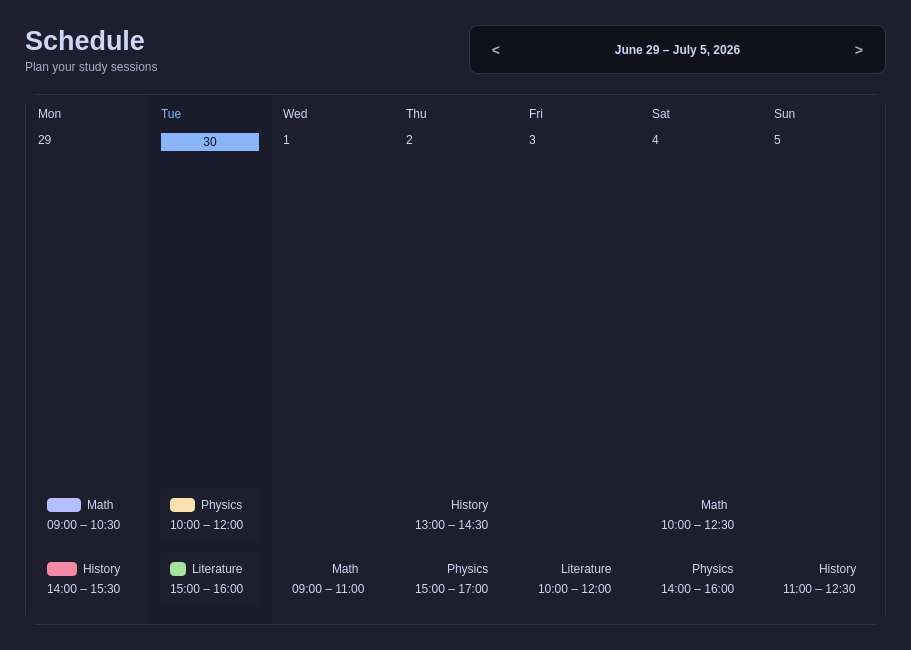
<?xml version="1.0" encoding="UTF-8"?>
<ui version="4.0">
 <class>page_calendar</class>
 <widget class="QWidget" name="page_calendar">
  <property name="geometry">
   <rect>
    <x>0</x>
    <y>0</y>
    <width>911</width>
    <height>650</height>
   </rect>
  </property>
  <property name="windowTitle">
   <string>Schedule Management</string>
  </property>
  <property name="styleSheet">
   <string>
    QWidget {
        background-color: #1e1e2e;
        font-family: 'Segoe UI', Arial, sans-serif;
        color: #cdd6f4;
    }
    QLabel {
        background: transparent;
    }
    /* Header Area styling */
    #labelTitle {
        color: #cdd6f4;
    }
    #labelSubtitle {
        color: #a6adc8;
    }

    /* Navigation Bar Container */
    #navContainer {
        background-color: #11111b;
        border: 1px solid #313244;
        border-radius: 8px;
    }
    #buttonPrevWeek, #buttonNextWeek {
        background-color: transparent;
        color: #a6adc8;
        border: none;
        font-size: 14px;
        font-weight: bold;
    }
    #buttonPrevWeek:hover, #buttonNextWeek:hover {
        color: #89b4fa;
    }
    #labelDateRange {
        color: #cdd6f4;
        font-weight: bold;
    }

    /* Column Container Framing */
    .QFrame[objectName^="col"] {
        border-right: 1px solid #313244;
        background-color: transparent;
    }
    #colSun {
        border-right: none; /* Drop last right border line */
    }
    #colTue {
        background-color: rgba(137, 180, 250, 0.03); /* Subtle active tracking glow tint */
    }

    /* Day Labels Header Area */
    .QLabel[objectName^="lblDayName"] {
        color: #a6adc8;
        font-size: 11px;
        font-weight: bold;
        text-transform: uppercase;
    }
    #lblDayNameTue {
        color: #89b4fa; /* Accent active track day text */
    }
    .QLabel[objectName^="lblDayNum"] {
        color: #cdd6f4;
        font-size: 18px;
        font-weight: bold;
    }

    /* Active Circle Badge Design for Current Date */
    #lblDayNumTue {
        color: #11111b;
        background-color: #89b4fa;
        border-radius: 14px;
        padding: 2px;
    }

    /* Event Scheduler Cards Layout rules */
    .QFrame[objectName^="card"] {
        background-color: #181825;
        border: 1px solid #313244;
        border-radius: 8px;
    }
    .QFrame[objectName^="card"]:hover {
        border: 1px solid #45475a;
        background-color: #252538;
    }
    .QLabel[objectName^="cardTitle"] {
        color: #cdd6f4;
        font-weight: bold;
        font-size: 13px;
    }
    .QLabel[objectName^="cardTime"] {
        color: #a6adc8;
        font-size: 11px;
    }

    /* Catppuccin Dot Badges Category Codes */
    #dotMath { background-color: #b4befe; border-radius: 4px; }
    #dotPhysics { background-color: #f9e2af; border-radius: 4px; }
    #dotHistory { background-color: #f38ba8; border-radius: 4px; }
    #dotLiterature { background-color: #a6e3a1; border-radius: 4px; }
   </string>
  </property>

  <layout class="QVBoxLayout" name="mainLayout">
   <property name="spacing"><number>20</number></property>
   <property name="leftMargin"><number>25</number></property>
   <property name="topMargin"><number>25</number></property>
   <property name="rightMargin"><number>25</number></property>
   <property name="bottomMargin"><number>25</number></property>

   <item>
    <layout class="QHBoxLayout" name="headerLayout">
     <item>
      <layout class="QVBoxLayout" name="titleTextLayout">
       <property name="spacing"><number>4</number></property>
       <item>
        <widget class="QLabel" name="labelTitle">
         <property name="font"><font><pointsize>20</pointsize><bold>true</bold></font></property>
         <property name="text"><string>Schedule</string></property>
        </widget>
       </item>
       <item>
        <widget class="QLabel" name="labelSubtitle">
         <property name="text"><string>Plan your study sessions</string></property>
        </widget>
       </item>
      </layout>
     </item>
     <item><spacer name="headerSpacer"><property name="orientation"><enum>Qt::Horizontal</enum></property></spacer></item>
     <item>
      <widget class="QWidget" name="navContainer" native="true">
       <layout class="QHBoxLayout" name="navLayout">
        <property name="spacing"><number>15</number></property>
        <property name="leftMargin"><number>12</number></property>
        <property name="topMargin"><number>6</number></property>
        <property name="rightMargin"><number>12</number></property>
        <property name="bottomMargin"><number>6</number></property>
        <item>
         <widget class="QPushButton" name="buttonPrevWeek">
          <property name="maximumSize"><size><width>30</width><height>25</height></size></property>
          <property name="text"><string>&lt;</string></property>
         </widget>
        </item>
        <item>
         <widget class="QLabel" name="labelDateRange">
          <property name="text"><string>June 29 – July 5, 2026</string></property>
          <property name="alignment"><set>Qt::AlignCenter</set></property>
         </widget>
        </item>
        <item>
         <widget class="QPushButton" name="buttonNextWeek">
          <property name="maximumSize"><size><width>30</width><height>25</height></size></property>
          <property name="text"><string>&gt;</string></property>
         </widget>
        </item>
       </layout>
      </widget>
     </item>
    </layout>
   </item>

   <item>
    <widget class="QFrame" name="calendarGridFrame">
     <property name="styleSheet">
      <string>#calendarGridFrame { border: 1px solid #313244; border-radius: 12px; background-color: #181825; }</string>
     </property>
     <layout class="QHBoxLayout" name="gridHorizontalLayout">
      <property name="spacing"><number>0</number></property>
      <property name="leftMargin"><number>0</number></property>
      <property name="topMargin"><number>0</number></property>
      <property name="rightMargin"><number>0</number></property>
      <property name="bottomMargin"><number>0</number></property>

      <item>
       <widget class="QFrame" name="colMon">
        <layout class="QVBoxLayout" name="layoutMon">
         <property name="spacing"><number>12</number></property>
         <property name="leftMargin"><number>12</number></property>
         <property name="topMargin"><number>12</number></property>
         <property name="rightMargin"><number>12</number></property>
         <property name="bottomMargin"><number>12</number></property>
         <item align="Qt::AlignHCenter">
          <widget class="QLabel" name="lblDayNameMon"><property name="text"><string>Mon</string></property></widget>
         </item>
         <item align="Qt::AlignHCenter">
          <widget class="QLabel" name="lblDayNumMon"><property name="text"><string>29</string></property></widget>
         </item>
         <item><spacer name="spMonHead"><property name="orientation"><enum>Qt::Vertical</enum></property><property name="sizeHint" stdset="0"><size><width>20</width><height>10</height></size></property></spacer></item>
         <item>
          <widget class="QFrame" name="cardMon1">
           <layout class="QVBoxLayout" name="lCardMon1">
            <item><layout class="QHBoxLayout"><item><widget class="QWidget" name="dotMath"><property name="fixedSize"><size><width>8</width><height>8</height></size></property></widget></item><item><widget class="QLabel" name="cardTitleMon1"><property name="text"><string>Math</string></property></widget></item><item><spacer name="s"><property name="orientation"><enum>Qt::Horizontal</enum></property></spacer></item></layout></item>
            <item><widget class="QLabel" name="cardTimeMon1"><property name="text"><string>09:00 – 10:30</string></property></widget></item>
           </layout>
          </widget>
         </item>
         <item>
          <widget class="QFrame" name="cardMon2">
           <layout class="QVBoxLayout" name="lCardMon2">
            <item><layout class="QHBoxLayout"><item><widget class="QWidget" name="dotHistory"><property name="fixedSize"><size><width>8</width><height>8</height></size></property></widget></item><item><widget class="QLabel" name="cardTitleMon2"><property name="text"><string>History</string></property></widget></item><item><spacer name="s"><property name="orientation"><enum>Qt::Horizontal</enum></property></spacer></item></layout></item>
            <item><widget class="QLabel" name="cardTimeMon2"><property name="text"><string>14:00 – 15:30</string></property></widget></item>
           </layout>
          </widget>
         </item>
         <item><spacer name="spMonFoot"><property name="orientation"><enum>Qt::Vertical</enum></property></spacer></item>
        </layout>
       </widget>
      </item>

      <item>
       <widget class="QFrame" name="colTue">
        <layout class="QVBoxLayout" name="layoutTue">
         <property name="spacing"><number>12</number></property>
         <property name="leftMargin"><number>12</number></property>
         <property name="topMargin"><number>12</number></property>
         <property name="rightMargin"><number>12</number></property>
         <property name="bottomMargin"><number>12</number></property>
         <item align="Qt::AlignHCenter">
          <widget class="QLabel" name="lblDayNameTue"><property name="text"><string>Tue</string></property></widget>
         </item>
         <item align="Qt::AlignHCenter">
          <widget class="QLabel" name="lblDayNumTue">
           <property name="fixedSize"><size><width>28</width><height>28</height></size></property>
           <property name="text"><string>30</string></property>
           <property name="alignment"><set>Qt::AlignCenter</set></property>
          </widget>
         </item>
         <item><spacer name="spTueHead"><property name="orientation"><enum>Qt::Vertical</enum></property><property name="sizeHint" stdset="0"><size><width>20</width><height>10</height></size></property></spacer></item>
         <item>
          <widget class="QFrame" name="cardTue1">
           <layout class="QVBoxLayout" name="lCardTue1">
            <item><layout class="QHBoxLayout"><item><widget class="QWidget" name="dotPhysics"><property name="fixedSize"><size><width>8</width><height>8</height></size></property></widget></item><item><widget class="QLabel" name="cardTitleTue1"><property name="text"><string>Physics</string></property></widget></item><item><spacer name="s"><property name="orientation"><enum>Qt::Horizontal</enum></property></spacer></item></layout></item>
            <item><widget class="QLabel" name="cardTimeTue1"><property name="text"><string>10:00 – 12:00</string></property></widget></item>
           </layout>
          </widget>
         </item>
         <item>
          <widget class="QFrame" name="cardTue2">
           <layout class="QVBoxLayout" name="lCardTue2">
            <item><layout class="QHBoxLayout"><item><widget class="QWidget" name="dotLiterature"><property name="fixedSize"><size><width>8</width><height>8</height></size></property></widget></item><item><widget class="QLabel" name="cardTitleTue2"><property name="text"><string>Literature</string></property></widget></item><item><spacer name="s"><property name="orientation"><enum>Qt::Horizontal</enum></property></spacer></item></layout></item>
            <item><widget class="QLabel" name="cardTimeTue2"><property name="text"><string>15:00 – 16:00</string></property></widget></item>
           </layout>
          </widget>
         </item>
         <item><spacer name="spTueFoot"><property name="orientation"><enum>Qt::Vertical</enum></property></spacer></item>
        </layout>
       </widget>
      </item>

      <item>
       <widget class="QFrame" name="colWed">
        <layout class="QVBoxLayout" name="layoutWed">
         <property name="spacing"><number>12</number></property>
         <property name="leftMargin"><number>12</number></property>
         <property name="topMargin"><number>12</number></property>
         <property name="rightMargin"><number>12</number></property>
         <property name="bottomMargin"><number>12</number></property>
         <item align="Qt::AlignHCenter">
          <widget class="QLabel" name="lblDayNameWed"><property name="text"><string>Wed</string></property></widget>
         </item>
         <item align="Qt::AlignHCenter">
          <widget class="QLabel" name="lblDayNumWed"><property name="text"><string>1</string></property></widget>
         </item>
         <item><spacer name="spWedHead"><property name="orientation"><enum>Qt::Vertical</enum></property><property name="sizeHint" stdset="0"><size><width>20</width><height>10</height></size></property></spacer></item>
         <item>
          <widget class="QFrame" name="cardWed1">
           <layout class="QVBoxLayout" name="lCardWed1">
            <item><layout class="QHBoxLayout"><item><widget class="QWidget" name="dotMath"><property name="fixedSize"><size><width>8</width><height>8</height></size></property></widget></item><item><widget class="QLabel" name="cardTitleWed1"><property name="text"><string>Math</string></property></widget></item><item><spacer name="s"><property name="orientation"><enum>Qt::Horizontal</enum></property></spacer></item></layout></item>
            <item><widget class="QLabel" name="cardTimeWed1"><property name="text"><string>09:00 – 11:00</string></property></widget></item>
           </layout>
          </widget>
         </item>
         <item><spacer name="spWedFoot"><property name="orientation"><enum>Qt::Vertical</enum></property></spacer></item>
        </layout>
       </widget>
      </item>

      <item>
       <widget class="QFrame" name="colThu">
        <layout class="QVBoxLayout" name="layoutThu">
         <property name="spacing"><number>12</number></property>
         <property name="leftMargin"><number>12</number></property>
         <property name="topMargin"><number>12</number></property>
         <property name="rightMargin"><number>12</number></property>
         <property name="bottomMargin"><number>12</number></property>
         <item align="Qt::AlignHCenter">
          <widget class="QLabel" name="lblDayNameThu"><property name="text"><string>Thu</string></property></widget>
         </item>
         <item align="Qt::AlignHCenter">
          <widget class="QLabel" name="lblDayNumThu"><property name="text"><string>2</string></property></widget>
         </item>
         <item><spacer name="spThuHead"><property name="orientation"><enum>Qt::Vertical</enum></property><property name="sizeHint" stdset="0"><size><width>20</width><height>10</height></size></property></spacer></item>
         <item>
          <widget class="QFrame" name="cardThu1">
           <layout class="QVBoxLayout" name="lCardThu1">
            <item><layout class="QHBoxLayout"><item><widget class="QWidget" name="dotHistory"><property name="fixedSize"><size><width>8</width><height>8</height></size></property></widget></item><item><widget class="QLabel" name="cardTitleThu1"><property name="text"><string>History</string></property></widget></item><item><spacer name="s"><property name="orientation"><enum>Qt::Horizontal</enum></property></spacer></item></layout></item>
            <item><widget class="QLabel" name="cardTimeThu1"><property name="text"><string>13:00 – 14:30</string></property></widget></item>
           </layout>
          </widget>
         </item>
         <item>
          <widget class="QFrame" name="cardThu2">
           <layout class="QVBoxLayout" name="lCardThu2">
            <item><layout class="QHBoxLayout"><item><widget class="QWidget" name="dotPhysics"><property name="fixedSize"><size><width>8</width><height>8</height></size></property></widget></item><item><widget class="QLabel" name="cardTitleThu2"><property name="text"><string>Physics</string></property></widget></item><item><spacer name="s"><property name="orientation"><enum>Qt::Horizontal</enum></property></spacer></item></layout></item>
            <item><widget class="QLabel" name="cardTimeThu2"><property name="text"><string>15:00 – 17:00</string></property></widget></item>
           </layout>
          </widget>
         </item>
         <item><spacer name="spThuFoot"><property name="orientation"><enum>Qt::Vertical</enum></property></spacer></item>
        </layout>
       </widget>
      </item>

      <item>
       <widget class="QFrame" name="colFri">
        <layout class="QVBoxLayout" name="layoutFri">
         <property name="spacing"><number>12</number></property>
         <property name="leftMargin"><number>12</number></property>
         <property name="topMargin"><number>12</number></property>
         <property name="rightMargin"><number>12</number></property>
         <property name="bottomMargin"><number>12</number></property>
         <item align="Qt::AlignHCenter">
          <widget class="QLabel" name="lblDayNameFri"><property name="text"><string>Fri</string></property></widget>
         </item>
         <item align="Qt::AlignHCenter">
          <widget class="QLabel" name="lblDayNumFri"><property name="text"><string>3</string></property></widget>
         </item>
         <item><spacer name="spFriHead"><property name="orientation"><enum>Qt::Vertical</enum></property><property name="sizeHint" stdset="0"><size><width>20</width><height>10</height></size></property></spacer></item>
         <item>
          <widget class="QFrame" name="cardFri1">
           <layout class="QVBoxLayout" name="lCardFri1">
            <item><layout class="QHBoxLayout"><item><widget class="QWidget" name="dotLiterature"><property name="fixedSize"><size><width>8</width><height>8</height></size></property></widget></item><item><widget class="QLabel" name="cardTitleFri1"><property name="text"><string>Literature</string></property></widget></item><item><spacer name="s"><property name="orientation"><enum>Qt::Horizontal</enum></property></spacer></item></layout></item>
            <item><widget class="QLabel" name="cardTimeFri1"><property name="text"><string>10:00 – 12:00</string></property></widget></item>
           </layout>
          </widget>
         </item>
         <item><spacer name="spFriFoot"><property name="orientation"><enum>Qt::Vertical</enum></property></spacer></item>
        </layout>
       </widget>
      </item>

      <item>
       <widget class="QFrame" name="colSat">
        <layout class="QVBoxLayout" name="layoutSat">
         <property name="spacing"><number>12</number></property>
         <property name="leftMargin"><number>12</number></property>
         <property name="topMargin"><number>12</number></property>
         <property name="rightMargin"><number>12</number></property>
         <property name="bottomMargin"><number>12</number></property>
         <item align="Qt::AlignHCenter">
          <widget class="QLabel" name="lblDayNameSat"><property name="text"><string>Sat</string></property></widget>
         </item>
         <item align="Qt::AlignHCenter">
          <widget class="QLabel" name="lblDayNumSat"><property name="text"><string>4</string></property></widget>
         </item>
         <item><spacer name="spSatHead"><property name="orientation"><enum>Qt::Vertical</enum></property><property name="sizeHint" stdset="0"><size><width>20</width><height>10</height></size></property></spacer></item>
         <item>
          <widget class="QFrame" name="cardSat1">
           <layout class="QVBoxLayout" name="lCardSat1">
            <item><layout class="QHBoxLayout"><item><widget class="QWidget" name="dotMath"><property name="fixedSize"><size><width>8</width><height>8</height></size></property></widget></item><item><widget class="QLabel" name="cardTitleSat1"><property name="text"><string>Math</string></property></widget></item><item><spacer name="s"><property name="orientation"><enum>Qt::Horizontal</enum></property></spacer></item></layout></item>
            <item><widget class="QLabel" name="cardTimeSat1"><property name="text"><string>10:00 – 12:30</string></property></widget></item>
           </layout>
          </widget>
         </item>
         <item>
          <widget class="QFrame" name="cardSat2">
           <layout class="QVBoxLayout" name="lCardSat2">
            <item><layout class="QHBoxLayout"><item><widget class="QWidget" name="dotPhysics"><property name="fixedSize"><size><width>8</width><height>8</height></size></property></widget></item><item><widget class="QLabel" name="cardTitleSat2"><property name="text"><string>Physics</string></property></widget></item><item><spacer name="s"><property name="orientation"><enum>Qt::Horizontal</enum></property></spacer></item></layout></item>
            <item><widget class="QLabel" name="cardTimeSat2"><property name="text"><string>14:00 – 16:00</string></property></widget></item>
           </layout>
          </widget>
         </item>
         <item><spacer name="spSatFoot"><property name="orientation"><enum>Qt::Vertical</enum></property></spacer></item>
        </layout>
       </widget>
      </item>

      <item>
       <widget class="QFrame" name="colSun">
        <layout class="QVBoxLayout" name="layoutSun">
         <property name="spacing"><number>12</number></property>
         <property name="leftMargin"><number>12</number></property>
         <property name="topMargin"><number>12</number></property>
         <property name="rightMargin"><number>12</number></property>
         <property name="bottomMargin"><number>12</number></property>
         <item align="Qt::AlignHCenter">
          <widget class="QLabel" name="lblDayNameSun"><property name="text"><string>Sun</string></property></widget>
         </item>
         <item align="Qt::AlignHCenter">
          <widget class="QLabel" name="lblDayNumSun"><property name="text"><string>5</string></property></widget>
         </item>
         <item><spacer name="spSunHead"><property name="orientation"><enum>Qt::Vertical</enum></property><property name="sizeHint" stdset="0"><size><width>20</width><height>10</height></size></property></spacer></item>
         <item>
          <widget class="QFrame" name="cardSun1">
           <layout class="QVBoxLayout" name="lCardSun1">
            <item><layout class="QHBoxLayout"><item><widget class="QWidget" name="dotHistory"><property name="fixedSize"><size><width>8</width><height>8</height></size></property></widget></item><item><widget class="QLabel" name="cardTitleSun1"><property name="text"><string>History</string></property></widget></item><item><spacer name="s"><property name="orientation"><enum>Qt::Horizontal</enum></property></spacer></item></layout></item>
            <item><widget class="QLabel" name="cardTimeSun1"><property name="text"><string>11:00 – 12:30</string></property></widget></item>
           </layout>
          </widget>
         </item>
         <item><spacer name="spSunFoot"><property name="orientation"><enum>Qt::Vertical</enum></property></spacer></item>
        </layout>
       </widget>
      </item>

     </layout>
    </widget>
   </item>
  </layout>
 </widget>
 <resources/>
 <connections/>
</ui>
